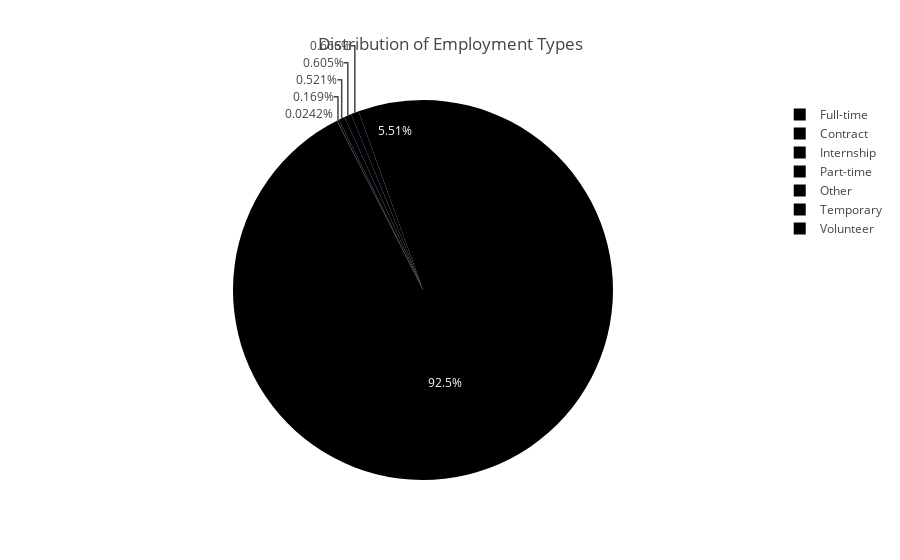

Notebook code cell kept with this figure:
### Code cell
fig = px.pie(df, names='Employment type', title='Distribution of Employment Types')
fig.show()

### Figure 1 — Plotly figure (JSON) as saved in the notebook; plotly's stock layout.template omitted (floating-point values rounded to 4 significant figures; data arrays with more than 128 entries replaced by an {"elided": "..."} marker saying what was removed)
{"data": [{"domain": {"x": [0, 1], "y": [0, 1]}, "hovertemplate": "Employment type=%{label}<extra></extra>", "labels": {"elided": "8261 str values"}, "legendgroup": "", "name": "", "showlegend": true, "type": "pie"}], "layout": {"legend": {"tracegroupgap": 0}, "title": {"text": "Distribution of Employment Types"}}}
